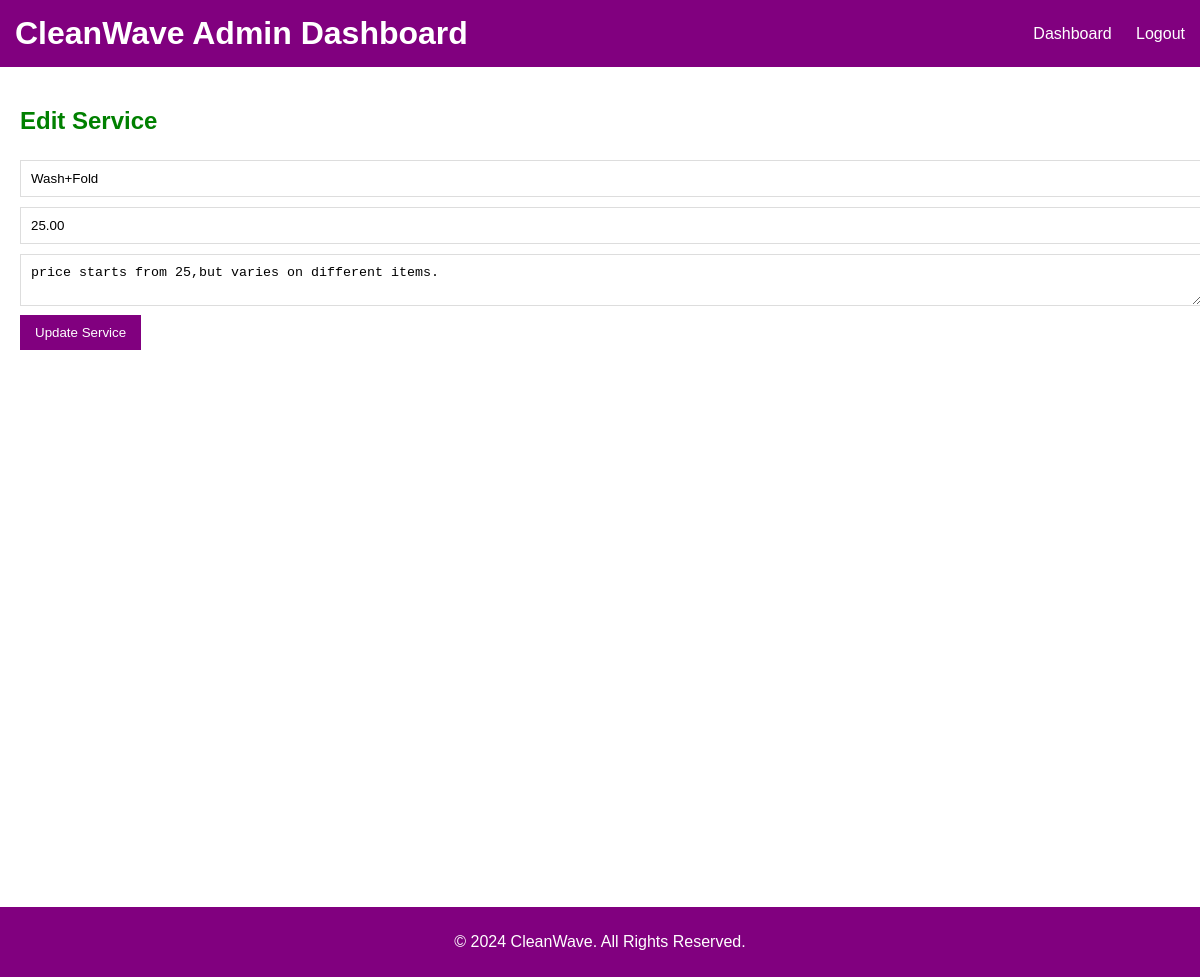
The page /admin/edit_service.php?id=1 on the database its author committed.
### tables this page shows
CREATE TABLE `services` (
  `id` int NOT NULL AUTO_INCREMENT,
  `service_name` varchar(100) NOT NULL,
  `price` decimal(10,2) NOT NULL,
  `description` text NOT NULL,
  `created_at` timestamp NOT NULL,
  PRIMARY KEY (`id`)
);

### admin/edit_service.php (the view, shortened to what this page needs)
<?php
include('../includes/db_connect.php');
if (isset($_GET['id'])) {
    $service_id = $_GET['id'];
    $query = "SELECT * FROM services WHERE id = ?";
    $stmt = $conn->prepare($query);
    $stmt->bind_param("i", $service_id);
    $stmt->execute();
    $result = $stmt->get_result();
    $service = $result->fetch_assoc();
} else {
    die("Service ID is missing.");
}
?>
<!DOCTYPE html>
<html lang="en">
<head>
    <link rel="stylesheet" href="../assets/css/style.css">
</head>
<body>
    <?php include('../includes/header.php'); ?>
    <div class="content">
        <h2>Edit Service</h2>
        <form action="edit_service.php?id=<?php echo $service['id']; ?>" method="post">
            <input type="text" name="service_name" value="<?php echo htmlspecialchars($service['service_name']); ?>" placeholder="Service Name" required>
            <input type="number" name="price" value="<?php echo htmlspecialchars($service['price']); ?>" placeholder="Price" required>
            <textarea name="description" placeholder="Description" required><?php echo htmlspecialchars($service['description']); ?></textarea>
            <button type="submit">Update Service</button>
        </form>
    </div>
    <?php include('../includes/footer.php'); ?>
</body>
</html>

### assets/css/style.css (style rules this page uses)
body { font-family: Arial, sans-serif; margin: 0; padding: 0; color:green; background-color: #ffffff; }
.content { padding: 20px; background-color: #ffffff; min-height: 100vh; }
form { margin-bottom: 20px; }
form input[type="text"], form input[type="number"], form textarea { width: 100%; padding: 10px; margin: 5px 0; border: 1px solid #ddd; }
form button { padding: 10px 15px; background-color: #81007f; color: white; border: none; cursor: pointer; }

### includes/header.php (style rules this page uses)
body { font-family: Arial, sans-serif; margin: 0; padding: 0; background-color: #ffffff; color:green; }

### rows shown on the page
services: service_name "Wash+Fold", price "25.00", description "price starts from 25,but varies on different items."
